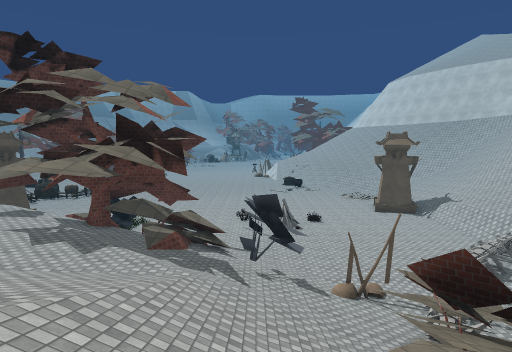
[1] (above)

20 first-person views from a walk through a Unity game level. The camera is 1.2 m above the floor, tilts 6° down and sees 75° across. The floor is counted in squares, 2 m on a side. Each view is taken from the middle of a square. On the plan, view 1 faces up. The plan holds only what a view shows up to about 10 squares ahead; the rest is blank. The place goes on beyond the plan. Some animated figures are not drawn. Some surface patterns are stand-ins.

[2]
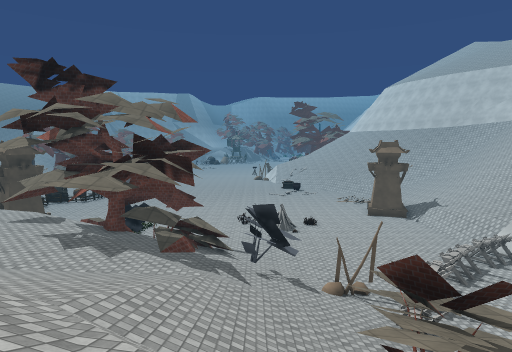

[3]
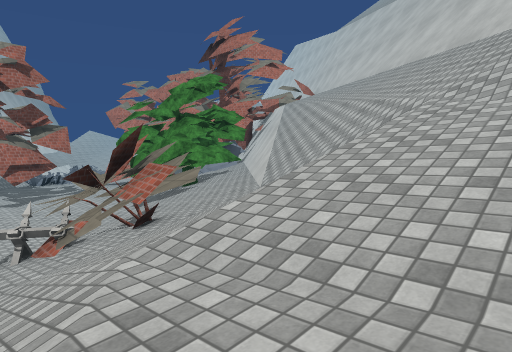

[4]
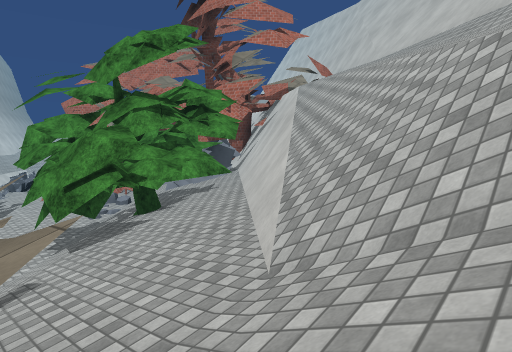

[5]
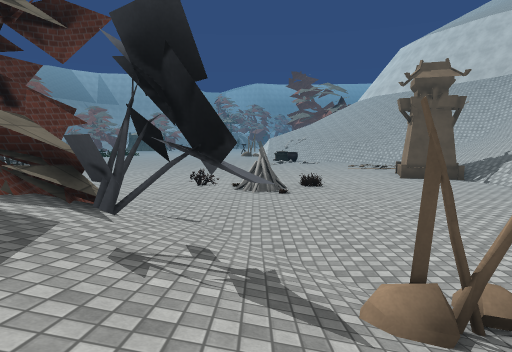

[6]
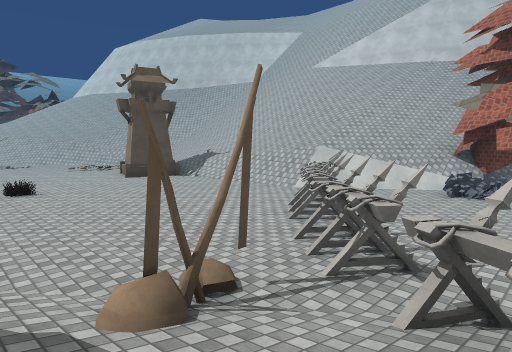

[7]
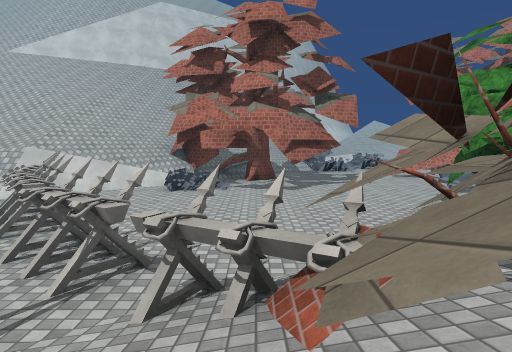

[8]
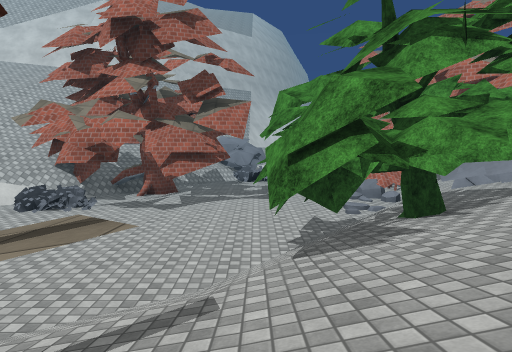

[9]
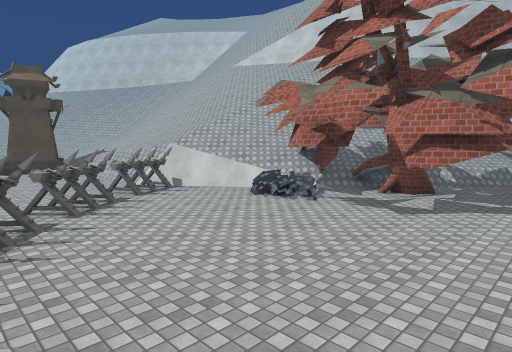

[10]
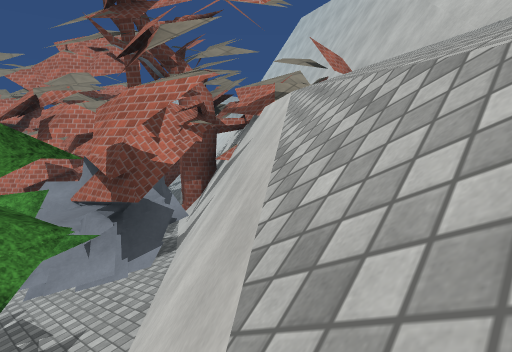

[11]
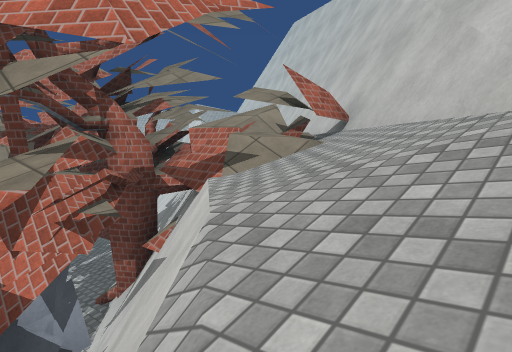

[12]
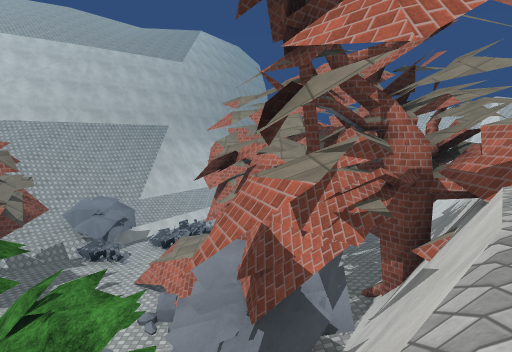

[13]
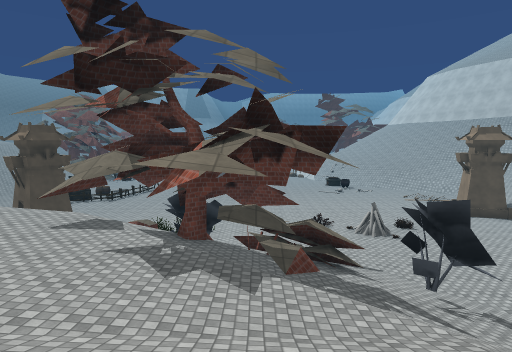

[14]
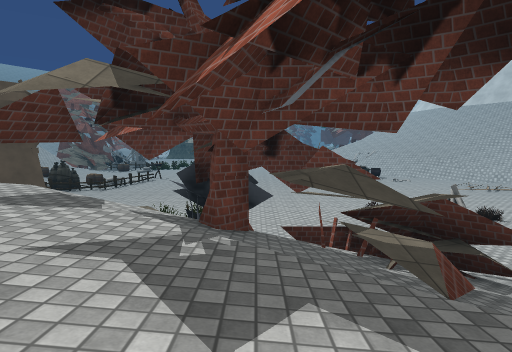

[15]
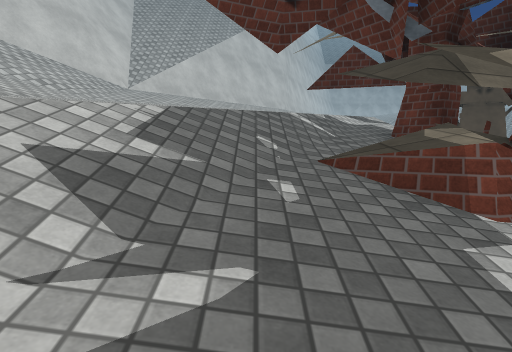

[16]
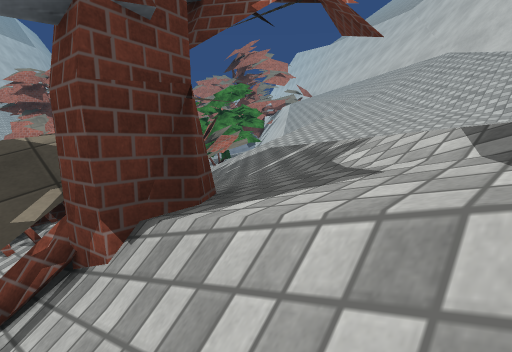

[17]
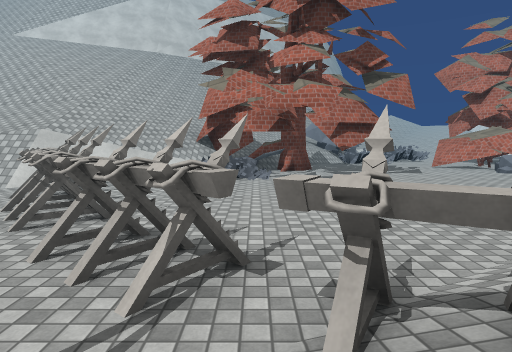

[18]
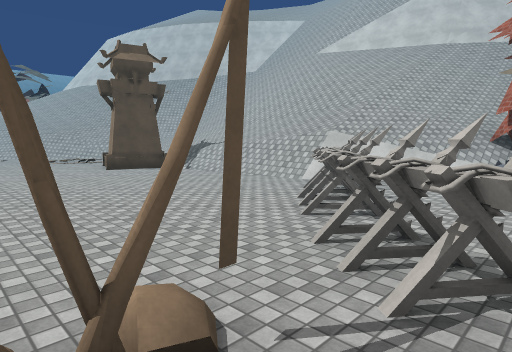

[19]
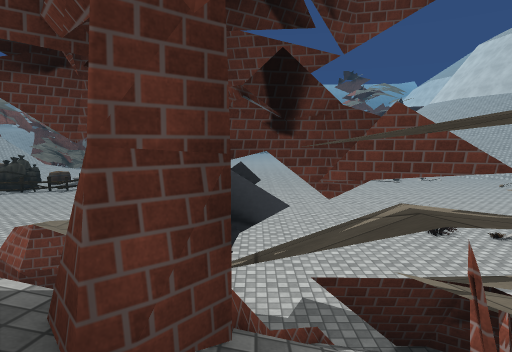

[20]
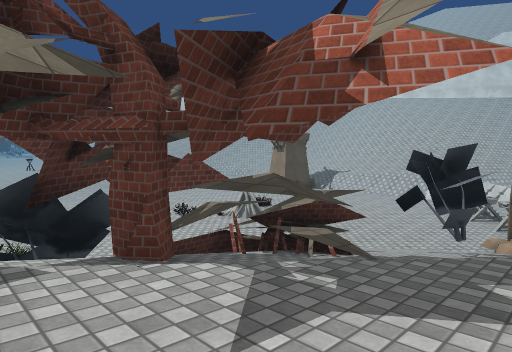

### Floor plan
Key: @ floor where view 1 was taken; # wall or solid block; . main floor; : floor 0.75 m higher than the main floor; + floor 1.5 m higher than the main floor; * floor 2.25 m higher than the main floor; % floor 3 m higher than the main floor; & floor 4 m higher than the main floor; $ floor 7 m higher than the main floor; / step, stairs or slope; = window, fence, low wall or low ledge; ^ raised ledge; v drop or lower ground; T tree; O other object.
Columns run from 8 left of view 1 to 15 right of it. Each row starts with its distance up from view 1.
 15    .............:
 14    O...O.OOO..../
 13   OO.....O......// //
 12  ##O. ........../////
 11  /.OO.........../////
 10 ////###/........O#////
  9 %%*/####/.....OOO==////
  8 %#%=/#=/OO...OO...=#///
  7 &%%%*///::##OO...OO##//
  6 /&%%%*/////OO....#O.#//
  5 //%%%**///^O........#//
  4 #/////////##/.....#...//
  3 ##////////##=/........./
  2  ##//////////T......../
  1   ###/////=//TTT....../
  0     ##//@//=/TT//...//
 -1      ##/////#TT://.O///
 -2       ##////v#//TO/##=#
 -3        ###///v#/OO//#
 -4        v###///##O+
 -5         v ##///####///
 -6            ##///$#  #+/
 -7            v#### ^ ## /
 -8               ##^   ###
 -9                ##^    #
-10                vvv
-11                 vvv
-12                 vvv

Where each view was taken, in squares from view 1:
view 1: 0 up, 0 right, facing up
view 2: 1 down, 0 right, facing up
view 3: 6 up, 3 left, facing down-right
view 4: 3 up, 0 right, facing down-right
view 5: 5 up, 1 right, facing up
view 6: 5 up, 1 right, facing up-right
view 7: 5 up, 1 right, facing right
view 8: 2 up, 2 right, facing right
view 9: 2 up, 4 right, facing up-right
view 10: 1 down, 3 right, facing down-right
view 11: 3 down, 4 right, facing down-right
view 12: 3 down, 4 right, facing right
view 13: 2 up, 3 left, facing up
view 14: 5 up, 4 left, facing up
view 15: 7 up, 0 right, facing left
view 16: 10 up, 6 left, facing down-right
view 17: 6 up, 2 right, facing right
view 18: 6 up, 2 right, facing up-right
view 19: 8 up, 4 left, facing up
view 20: 6 up, 6 left, facing up-right
